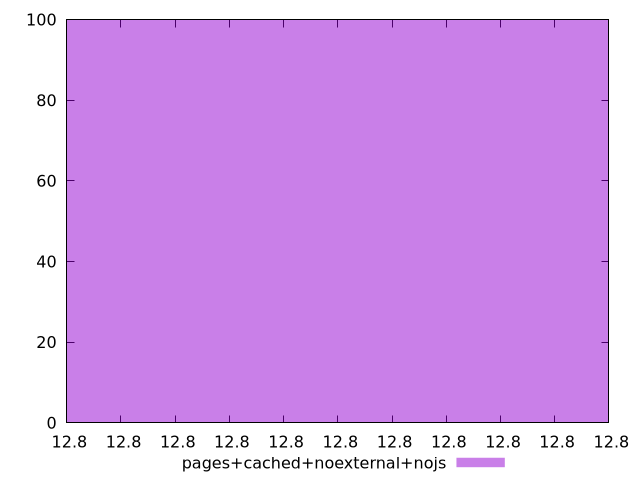

The gnuplot source for this figure:
$_pagesCachedNoexternalNojs <<EOF
12.80000000000001 100
EOF
set key outside below
set terminal pngcairo
set output "report_00005_2020-11-02T22-26-11.212Z/estimated-input-latency/pages+cached+noexternal+nojs//raw_hist.png"
set yrange [0:100]
set boxwidth 1.7983939046234355e-14
set style fill transparent solid 0.5 noborder
plot $_pagesCachedNoexternalNojs title "pages+cached+noexternal+nojs" with boxes ,
